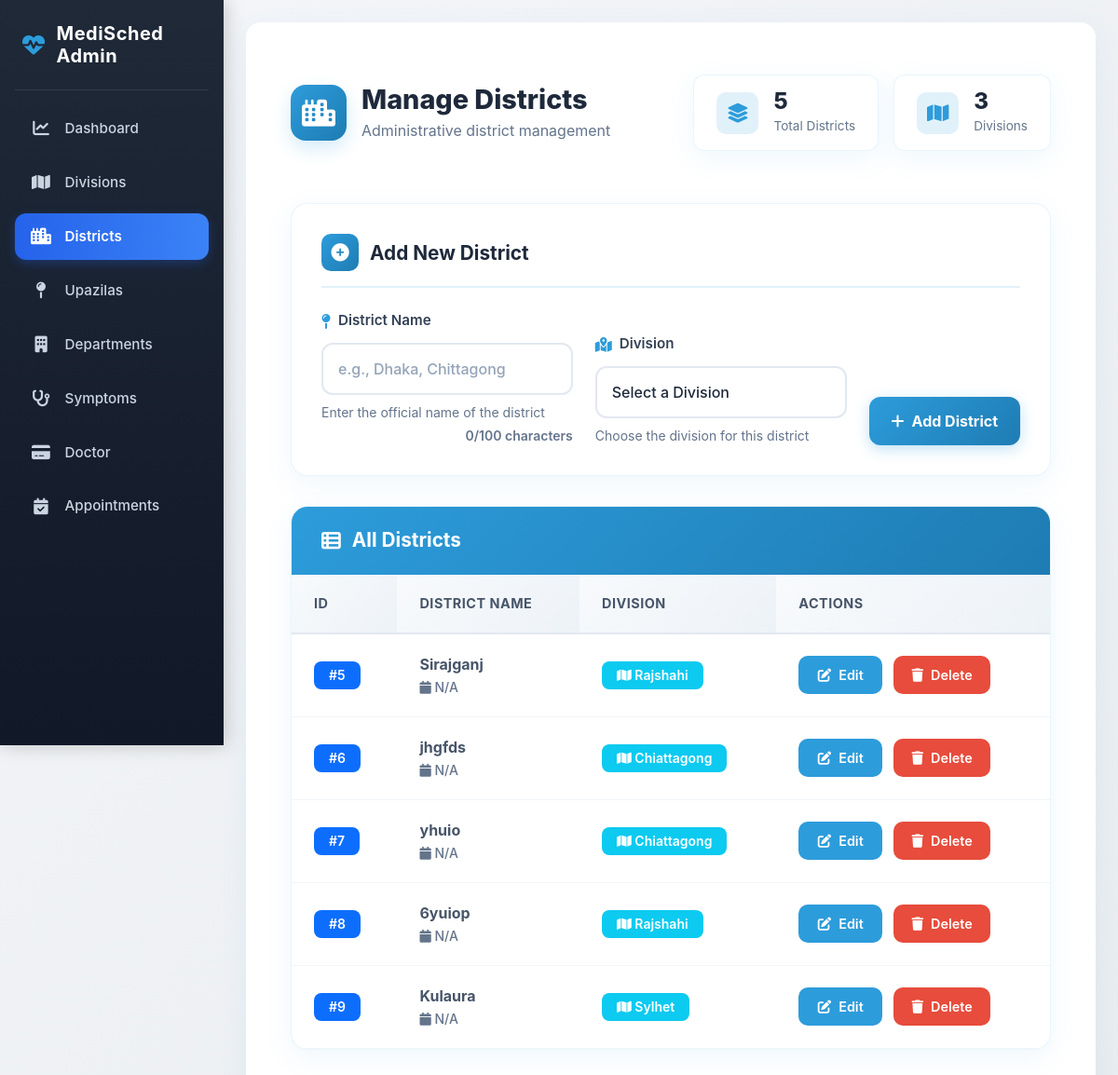
/adminapp/districts/, run on the app's committed database.
### adminapp/models.py (models this page shows, shortened)
class District(models.Model):
    district_name = models.CharField(max_length=100)
    division = models.ForeignKey(Division, on_delete=models.CASCADE, related_name='districts')
    class Meta:
        unique_together = ('district_name', 'division')

class Division(models.Model):
    division_name = models.CharField(max_length=100, unique=True)

### adminapp/views.py (the view)
# urls.py: path('districts/', views.district_list, name='district_list'),
def district_list(request):
    districts = District.objects.select_related('division').all()
    divisions = Division.objects.all()
    return render(request, 'adminapp/district_list.html', {'districts': districts, 'divisions': divisions})

### adminapp/templates/adminapp/district_list.html (shortened to what this page needs)
{% extends 'adminapp/base_admin.html' %}
{% load static %}
{% block content %}
<div class="container-fluid">
    <div class="page-header">
        <div class="header-container">
            <div class="header-title-wrapper">
                <div class="header-icon">
                    <i class="fa-solid fa-city"></i>
                </div>
                <div>
                    <h1 class="header-title">Manage Districts</h1>
                    <span class="header-subtitle">Administrative district management</span>
                </div>
            </div>
            <div class="header-stats">
                <div class="stat-item">
                    <div class="stat-icon">
                        <i class="fa-solid fa-layer-group"></i>
                    </div>
                    <div class="stat-info">
                        <div class="stat-value">{{ districts|length }}</div>
                        <div class="stat-label">Total Districts</div>
                    </div>
                </div>
                <div class="stat-item">
                    <div class="stat-icon">
                        <i class="fa-solid fa-map"></i>
                    </div>
                    <div class="stat-info">
                        <div class="stat-value">{{ divisions|length }}</div>
                        <div class="stat-label">Divisions</div>
                    </div>
                </div>
            </div>
        </div>
    </div>
    <div class="form-card">
        <div class="form-title">
            <i class="fa-solid fa-circle-plus"></i>
            Add New District
        </div>
        <form method="POST" action="{% url 'add_district' %}" id="addDistrictForm">
            <div class="form-grid">
                <div class="form-group">
                    <label class="form-label">
                        <i class="fa-solid fa-map-pin"></i>
                        District Name
                    </label>
                    <input type="text"
                           name="district_name"
                           class="form-control-custom"
                           placeholder="e.g., Dhaka, Chittagong"
                           required
                           maxlength="100"
                           autocomplete="off"
                           id="districtName">
                    <div class="form-text">
                        Enter the official name of the district
                    </div>
                </div>
                <div class="form-group">
                    <label class="form-label">
                        <i class="fa-solid fa-map-marked-alt"></i>
                        Division
                    </label>
                    <div class="select-wrapper">
                        <select name="division_id"
                                class="form-select-custom"
                                required
                                id="divisionSelect">
                            <option value="">Select a Division</option>
                        </select>
                    </div>
                    <div class="form-text">
                        Choose the division for this district
                    </div>
                </div>
                <div class="form-group">
                    <button type="submit" class="btn-add" id="submitBtn">
                        <i class="fa-solid fa-plus"></i>
                        Add District
                    </button>
                </div>
            </div>
        </form>
    </div>
    <div class="table-card">
        <div class="table-header">
            <h3 class="table-title">
                <i class="fa-solid fa-table-list"></i>
                All Districts
            </h3>
        </div>
        <div class="table-responsive">
            <table class="custom-table" id="districtsTable">
                <thead>
                    <tr>
                        <th>ID</th>
                        <th>District Name</th>
                        <th>Division</th>
                        <th>Actions</th>
                    </tr>
                </thead>
                <tbody>
                    {% for dist in districts %}
                    <tr>
                        <td>
                            <span class="badge bg-primary">#{{ dist.id }}</span>
                        </td>
                        <td>
                            <div style="font-weight: 700;">{{ dist.district_name }}</div>
                            <small style="color: #64748b;">
                                <i class="fa-solid fa-calendar"></i>
                                {{ dist.created_at|date:"M d, Y"|default:"N/A" }}
                            </small>
                        </td>
                        <td>
                            <span class="badge bg-info">
                                <i class="fa-solid fa-map"></i>
                                {{ dist.division.division_name }}
                            </span>
                        </td>
                        <td>
                            <div class="action-buttons">
                                <a href="{% url 'edit_district' dist.id %}" class="btn-action btn-primary">
                                    <i class="fa-solid fa-pen-to-square"></i>
                                    Edit
                                </a>
                                <a href="{% url 'delete_district' dist.id %}"
                                   class="btn-action btn-danger delete-btn"
                                   data-id="{{ dist.id }}"
                                   data-name="{{ dist.district_name }}">
                                    <i class="fa-solid fa-trash"></i>
                                    Delete
                                </a>
                            </div>
                        </td>
                    </tr>
                    {% endfor %}
                </tbody>
            </table>
        </div>
    </div>
</div>
{% endblock %}

### adminapp/templates/adminapp/base_admin.html (style rules this page uses)
:root { --primary-color: #2D9CDB; --secondary-color: #1f2937; --accent-color: #2563eb; --light-color: #f8f9fa; --dark-color: #1e293b; --success-color: #10b981; --warning-color: #f59e0b; --danger-color: #ef4444; --card-shadow: 0 4px 6px -1px rgba(0, 0, 0, 0.1), 0 2px 4px -1px rgba(0, 0, 0, 0.06); }
body { background: linear-gradient(135deg, #f4f6f9 0%, #e9ecef 100%); font-family: 'Inter', 'Segoe UI', system-ui, -apple-system, sans-serif; min-height: 100vh; overflow-x: hidden; }

### data on the page
District: id "5", district_name "Sirajganj", created_at "N/A", division.division_name "Rajshahi"
District: id "6", district_name "jhgfds", created_at "N/A", division.division_name "Chiattagong"
District: id "7", district_name "yhuio", created_at "N/A", division.division_name "Chiattagong"
District: id "8", district_name "6yuiop", created_at "N/A", division.division_name "Rajshahi"
District: id "9", district_name "Kulaura", created_at "N/A", division.division_name "Sylhet"

### other printed values
{{ districts|length }} "5"
{{ divisions|length }} "3"
